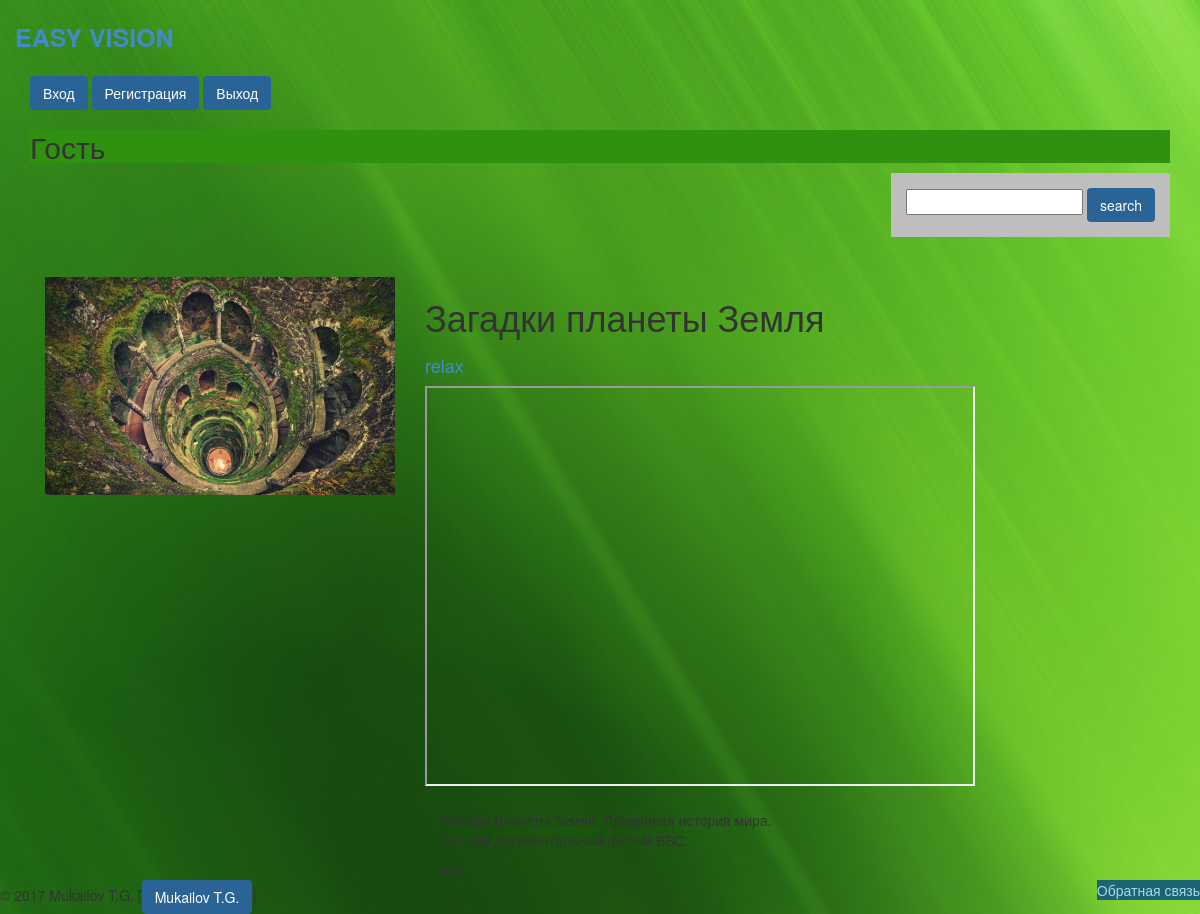
Page /2/zagadki-planety-zemlya/ on the committed database.
### vision/models.py (models this page shows, shortened)
class Blog(models.Model):
    category = models.ForeignKey(Category, related_name='blogs', verbose_name='Категория')
    name = models.CharField(max_length=250, db_index=True, verbose_name='Название')
    slug = models.SlugField(max_length=250, db_index=True)
    image = models.ImageField(upload_to='blogs/%Y/%m/%d/', blank=True, verbose_name='Изображение')
    description = models.TextField(verbose_name='Описание',blank=True)
    created = models.DateTimeField(auto_now_add=True)
    videourl = models.URLField(max_length=250, verbose_name='Видео url',default=None)
    class Meta:
        ordering = ['created']
        verbose_name_plural = 'Блоги'
        index_together = [
            ['id', 'slug']
        ]

class Category(models.Model):
    name = models.CharField(max_length=250, db_index=True)
    slug = models.SlugField(max_length=250, db_index=True, unique=True)
    class Meta:
        ordering = ['name',]
        verbose_name = 'Категория'
        verbose_name_plural = 'Категории'
    def __str__(self):
        return self.name
    def get_absolute_url(self):
        return reverse('vision:BlogListByCategory', args=[self.slug])

### vision/views.py (the view)
# urls.py: url(r'^(?P<id>\d+)/(?P<slug>[-\w]+)/$', views.BlogDetail, name='BlogDetail'),
def BlogDetail(request, id, slug):
    user = request.user.username
    blog = get_object_or_404(Blog, id=id, slug=slug)
    return render(request, 'vision/blogs/detail.html', {
        'blog': blog,
        'user': user,
    })

### vision/templates/vision/blogs/detail.html (shortened to what this page needs)
{% extends "vision/base.html" %}
{% load static %}
{% block content %}
  <div class="product-detail">
    <div class="col-sm-4">
      <img src="{% if blog.image %}{{ blog.image.url }}{% else %}{% static "img/no-image.jpg"%}{% endif %}" class="img-responsive">
    </div>
    <div class="col-sm-8">
      <h1>{{ blog.name }}</h1>
      <h2><a href="{{ blog.category.get_absolute_url }}">{{ blog.category }}</a></h2>
      <p>
        <iframe width="550" height="400"
                 src="{{ blog.videourl }}"
                 frameborder="4"
                 allowfullscreen>
        </iframe>
      </p>
      <div class="col-sm-6">
        <p align="left"> {{ blog.description | linebreaks}} </p>
      </div>
      <div class="col-sm-8">
      </div>
    </div>
  </div>
{% endblock %}

### vision/static/css/style.css (style rules this page uses)
.product-detail { margin-top: 40px; }
.product-detail h2 { font-size: 18px; }

### rows in the picture
Blog: image (picture), name "Загадки планеты Земля", category "relax", description "Загадки планеты Земля. Правдивая история мира. Лучший документальный фильм ВВС."
